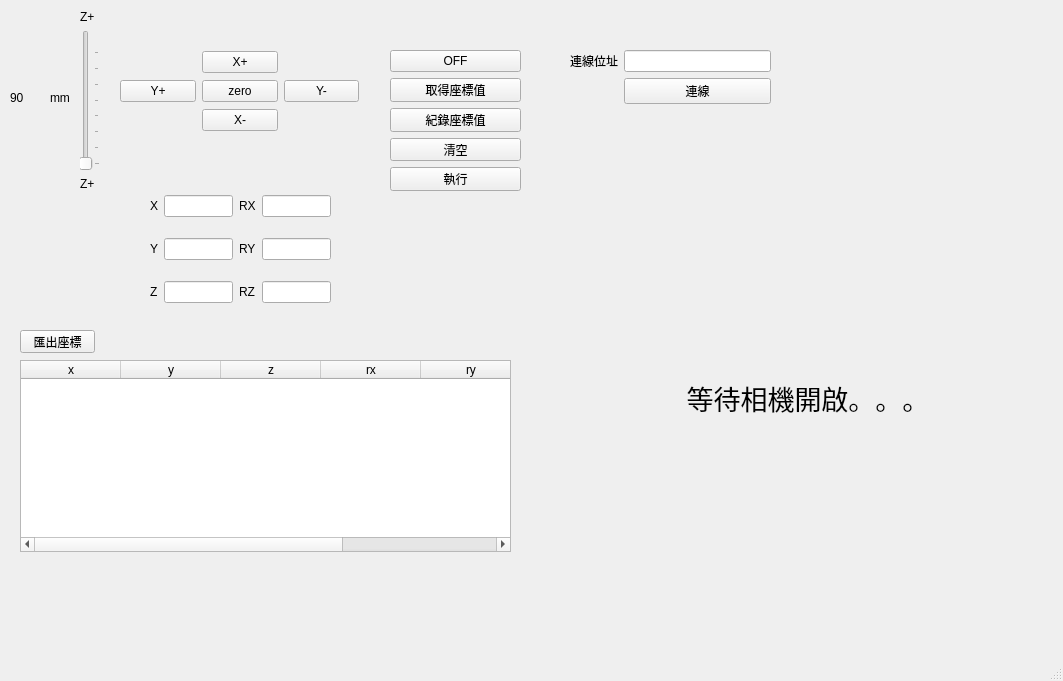
<?xml version="1.0" encoding="UTF-8"?>
<ui version="4.0">
 <class>MainWindow</class>
 <widget class="QMainWindow" name="MainWindow">
  <property name="geometry">
   <rect>
    <x>0</x>
    <y>0</y>
    <width>1063</width>
    <height>681</height>
   </rect>
  </property>
  <property name="windowTitle">
   <string>MainWindow</string>
  </property>
  <widget class="QWidget" name="centralwidget">
   <widget class="QWidget" name="gridLayoutWidget_2">
    <property name="geometry">
     <rect>
      <x>150</x>
      <y>180</y>
      <width>181</width>
      <height>141</height>
     </rect>
    </property>
    <layout class="QGridLayout" name="gridLayout_2">
     <item row="2" column="0">
      <widget class="QLabel" name="label_3">
       <property name="text">
        <string>Z</string>
       </property>
      </widget>
     </item>
     <item row="2" column="2">
      <widget class="QLabel" name="label_6">
       <property name="text">
        <string>RZ</string>
       </property>
      </widget>
     </item>
     <item row="1" column="0">
      <widget class="QLabel" name="label_2">
       <property name="text">
        <string>Y</string>
       </property>
      </widget>
     </item>
     <item row="1" column="2">
      <widget class="QLabel" name="label_5">
       <property name="text">
        <string>RY</string>
       </property>
      </widget>
     </item>
     <item row="2" column="1">
      <widget class="QLineEdit" name="Z_pos"/>
     </item>
     <item row="0" column="1">
      <widget class="QLineEdit" name="X_pos"/>
     </item>
     <item row="1" column="1">
      <widget class="QLineEdit" name="Y_pos"/>
     </item>
     <item row="2" column="3">
      <widget class="QLineEdit" name="RZ_pos"/>
     </item>
     <item row="0" column="3">
      <widget class="QLineEdit" name="RX_pos"/>
     </item>
     <item row="1" column="3">
      <widget class="QLineEdit" name="RY_pos"/>
     </item>
     <item row="0" column="2">
      <widget class="QLabel" name="label_4">
       <property name="text">
        <string>RX</string>
       </property>
      </widget>
     </item>
     <item row="0" column="0">
      <widget class="QLabel" name="label">
       <property name="text">
        <string>X</string>
       </property>
      </widget>
     </item>
    </layout>
   </widget>
   <widget class="QWidget" name="gridLayoutWidget">
    <property name="geometry">
     <rect>
      <x>120</x>
      <y>50</y>
      <width>239</width>
      <height>83</height>
     </rect>
    </property>
    <layout class="QGridLayout" name="gridLayout">
     <item row="3" column="1">
      <widget class="QPushButton" name="X_miner">
       <property name="text">
        <string>X-</string>
       </property>
      </widget>
     </item>
     <item row="1" column="2">
      <widget class="QPushButton" name="Y_miner">
       <property name="text">
        <string>Y-</string>
       </property>
      </widget>
     </item>
     <item row="0" column="1">
      <widget class="QPushButton" name="X_plus">
       <property name="text">
        <string>X+</string>
       </property>
      </widget>
     </item>
     <item row="1" column="1">
      <widget class="QPushButton" name="home">
       <property name="text">
        <string>zero</string>
       </property>
      </widget>
     </item>
     <item row="1" column="0">
      <widget class="QPushButton" name="Y_plus">
       <property name="text">
        <string>Y+</string>
       </property>
      </widget>
     </item>
    </layout>
   </widget>
   <widget class="QWidget" name="verticalLayoutWidget">
    <property name="geometry">
     <rect>
      <x>80</x>
      <y>10</y>
      <width>29</width>
      <height>181</height>
     </rect>
    </property>
    <layout class="QVBoxLayout" name="verticalLayout">
     <item>
      <widget class="QLabel" name="label_7">
       <property name="text">
        <string>Z+</string>
       </property>
      </widget>
     </item>
     <item>
      <widget class="QSlider" name="Z_value_slider">
       <property name="minimum">
        <number>0</number>
       </property>
       <property name="maximum">
        <number>310</number>
       </property>
       <property name="singleStep">
        <number>1</number>
       </property>
       <property name="orientation">
        <enum>Qt::Vertical</enum>
       </property>
       <property name="tickPosition">
        <enum>QSlider::TicksBelow</enum>
       </property>
       <property name="tickInterval">
        <number>39</number>
       </property>
      </widget>
     </item>
     <item>
      <widget class="QLabel" name="label_8">
       <property name="text">
        <string>Z+</string>
       </property>
      </widget>
     </item>
    </layout>
   </widget>
   <widget class="QLabel" name="Z_value">
    <property name="geometry">
     <rect>
      <x>10</x>
      <y>90</y>
      <width>41</width>
      <height>16</height>
     </rect>
    </property>
    <property name="text">
     <string>90</string>
    </property>
   </widget>
   <widget class="QLabel" name="label_9">
    <property name="geometry">
     <rect>
      <x>50</x>
      <y>90</y>
      <width>21</width>
      <height>16</height>
     </rect>
    </property>
    <property name="text">
     <string>mm</string>
    </property>
   </widget>
   <widget class="QTableWidget" name="tableWidget">
    <property name="geometry">
     <rect>
      <x>20</x>
      <y>360</y>
      <width>491</width>
      <height>192</height>
     </rect>
    </property>
    <property name="columnCount">
     <number>6</number>
    </property>
    <column>
     <property name="text">
      <string>x</string>
     </property>
    </column>
    <column>
     <property name="text">
      <string>y</string>
     </property>
    </column>
    <column>
     <property name="text">
      <string>z</string>
     </property>
    </column>
    <column>
     <property name="text">
      <string>rx</string>
     </property>
    </column>
    <column>
     <property name="text">
      <string>ry</string>
     </property>
    </column>
    <column>
     <property name="text">
      <string>rz</string>
     </property>
    </column>
   </widget>
   <widget class="QWidget" name="verticalLayoutWidget_2">
    <property name="geometry">
     <rect>
      <x>390</x>
      <y>50</y>
      <width>131</width>
      <height>141</height>
     </rect>
    </property>
    <layout class="QVBoxLayout" name="verticalLayout_2">
     <item>
      <widget class="QPushButton" name="Power_Button">
       <property name="text">
        <string>OFF</string>
       </property>
      </widget>
     </item>
     <item>
      <widget class="QPushButton" name="coords">
       <property name="text">
        <string>取得座標值</string>
       </property>
      </widget>
     </item>
     <item>
      <widget class="QPushButton" name="coords_save">
       <property name="text">
        <string>紀錄座標值</string>
       </property>
      </widget>
     </item>
     <item>
      <widget class="QPushButton" name="clear_table">
       <property name="text">
        <string>清空</string>
       </property>
      </widget>
     </item>
     <item>
      <widget class="QPushButton" name="excute_coord">
       <property name="text">
        <string>執行</string>
       </property>
      </widget>
     </item>
    </layout>
   </widget>
   <widget class="QWidget" name="formLayoutWidget">
    <property name="geometry">
     <rect>
      <x>570</x>
      <y>50</y>
      <width>201</width>
      <height>80</height>
     </rect>
    </property>
    <layout class="QFormLayout" name="formLayout">
     <item row="0" column="0">
      <widget class="QLabel" name="label_10">
       <property name="text">
        <string>連線位址</string>
       </property>
      </widget>
     </item>
     <item row="0" column="1">
      <widget class="QLineEdit" name="lineEdit"/>
     </item>
     <item row="1" column="1">
      <widget class="QPushButton" name="connect_button">
       <property name="text">
        <string>連線</string>
       </property>
      </widget>
     </item>
    </layout>
   </widget>
   <widget class="QPushButton" name="export_coords">
    <property name="geometry">
     <rect>
      <x>20</x>
      <y>330</y>
      <width>75</width>
      <height>23</height>
     </rect>
    </property>
    <property name="text">
     <string>匯出座標</string>
    </property>
   </widget>
   <widget class="QLabel" name="cam">
    <property name="geometry">
     <rect>
      <x>600</x>
      <y>190</y>
      <width>416</width>
      <height>416</height>
     </rect>
    </property>
    <property name="font">
     <font>
      <pointsize>20</pointsize>
     </font>
    </property>
    <property name="cursor">
     <cursorShape>ArrowCursor</cursorShape>
    </property>
    <property name="text">
     <string>等待相機開啟。。。</string>
    </property>
    <property name="alignment">
     <set>Qt::AlignCenter</set>
    </property>
   </widget>
   <widget class="QLabel" name="check">
    <property name="geometry">
     <rect>
      <x>100</x>
      <y>330</y>
      <width>81</width>
      <height>21</height>
     </rect>
    </property>
    <property name="text">
     <string/>
    </property>
   </widget>
  </widget>
  <widget class="QMenuBar" name="menubar">
   <property name="geometry">
    <rect>
     <x>0</x>
     <y>0</y>
     <width>1063</width>
     <height>21</height>
    </rect>
   </property>
  </widget>
  <widget class="QStatusBar" name="statusbar"/>
 </widget>
 <resources/>
 <connections/>
</ui>
